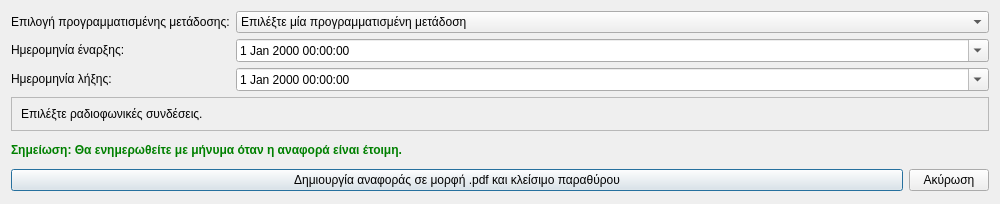
<?xml version="1.0" encoding="UTF-8"?>
<ui version="4.0">
 <class>Dialog</class>
 <widget class="QDialog" name="Dialog">
  <property name="geometry">
   <rect>
    <x>0</x>
    <y>0</y>
    <width>1000</width>
    <height>204</height>
   </rect>
  </property>
  <property name="windowTitle">
   <string>Αναφορά προγραμματισμένης μετάδοσης</string>
  </property>
  <property name="windowIcon">
   <iconset resource="../../../icons.qrc">
    <normaloff>:/rest-windows/assets/images/rest-windows/scheduled-transmitions-report.png</normaloff>:/rest-windows/assets/images/rest-windows/scheduled-transmitions-report.png</iconset>
  </property>
  <layout class="QGridLayout" name="gridLayout">
   <item row="0" column="0">
    <widget class="QLabel" name="label">
     <property name="sizePolicy">
      <sizepolicy hsizetype="Fixed" vsizetype="Preferred">
       <horstretch>0</horstretch>
       <verstretch>0</verstretch>
      </sizepolicy>
     </property>
     <property name="text">
      <string>Επιλογή προγραμματισμένης μετάδοσης:</string>
     </property>
    </widget>
   </item>
   <item row="0" column="1">
    <widget class="QComboBox" name="select_scheduled_transmition">
     <item>
      <property name="text">
       <string>Επιλέξτε μία προγραμματισμένη μετάδοση</string>
      </property>
     </item>
    </widget>
   </item>
   <item row="1" column="0">
    <widget class="QLabel" name="label_2">
     <property name="sizePolicy">
      <sizepolicy hsizetype="Fixed" vsizetype="Fixed">
       <horstretch>0</horstretch>
       <verstretch>0</verstretch>
      </sizepolicy>
     </property>
     <property name="text">
      <string>Ημερομηνία έναρξης:</string>
     </property>
    </widget>
   </item>
   <item row="1" column="1">
    <widget class="QDateTimeEdit" name="start_datetime">
     <property name="calendarPopup">
      <bool>true</bool>
     </property>
    </widget>
   </item>
   <item row="2" column="0">
    <widget class="QLabel" name="label_3">
     <property name="sizePolicy">
      <sizepolicy hsizetype="Fixed" vsizetype="Fixed">
       <horstretch>0</horstretch>
       <verstretch>0</verstretch>
      </sizepolicy>
     </property>
     <property name="text">
      <string>Ημερομηνία λήξης:</string>
     </property>
    </widget>
   </item>
   <item row="2" column="1">
    <widget class="QDateTimeEdit" name="end_datetime">
     <property name="calendarPopup">
      <bool>true</bool>
     </property>
    </widget>
   </item>
   <item row="3" column="0" colspan="2">
    <widget class="QFrame" name="radio_connections_frame">
     <property name="frameShape">
      <enum>QFrame::StyledPanel</enum>
     </property>
     <property name="frameShadow">
      <enum>QFrame::Raised</enum>
     </property>
     <layout class="QGridLayout" name="gridLayout_2">
      <item row="0" column="0">
       <widget class="QLabel" name="label_5">
        <property name="text">
         <string>Επιλέξτε ραδιοφωνικές συνδέσεις.</string>
        </property>
       </widget>
      </item>
     </layout>
    </widget>
   </item>
   <item row="4" column="0" colspan="2">
    <widget class="QLabel" name="label_4">
     <property name="styleSheet">
      <string notr="true">QLabel{
	font-weight:bold;
	color:green;
}</string>
     </property>
     <property name="text">
      <string>Σημείωση: Θα ενημερωθείτε με μήνυμα όταν η αναφορά είναι έτοιμη.</string>
     </property>
    </widget>
   </item>
   <item row="5" column="0" colspan="2">
    <widget class="QFrame" name="frame">
     <property name="styleSheet">
      <string notr="true">QFrame{border:none;}</string>
     </property>
     <property name="frameShape">
      <enum>QFrame::StyledPanel</enum>
     </property>
     <property name="frameShadow">
      <enum>QFrame::Raised</enum>
     </property>
     <layout class="QHBoxLayout" name="horizontalLayout">
      <property name="leftMargin">
       <number>0</number>
      </property>
      <property name="topMargin">
       <number>0</number>
      </property>
      <property name="rightMargin">
       <number>0</number>
      </property>
      <property name="bottomMargin">
       <number>0</number>
      </property>
      <item>
       <widget class="QPushButton" name="create_report_and_close">
        <property name="sizePolicy">
         <sizepolicy hsizetype="Expanding" vsizetype="Maximum">
          <horstretch>0</horstretch>
          <verstretch>0</verstretch>
         </sizepolicy>
        </property>
        <property name="text">
         <string>Δημιουργία αναφοράς σε μορφή .pdf και κλείσιμο παραθύρου</string>
        </property>
        <property name="icon">
         <iconset resource="../../../icons.qrc">
          <normaloff>:/rest-windows/assets/images/rest-windows/scheduled-transmitions-report.png</normaloff>:/rest-windows/assets/images/rest-windows/scheduled-transmitions-report.png</iconset>
        </property>
       </widget>
      </item>
      <item>
       <widget class="QPushButton" name="cancel">
        <property name="sizePolicy">
         <sizepolicy hsizetype="Minimum" vsizetype="Maximum">
          <horstretch>0</horstretch>
          <verstretch>0</verstretch>
         </sizepolicy>
        </property>
        <property name="minimumSize">
         <size>
          <width>0</width>
          <height>0</height>
         </size>
        </property>
        <property name="text">
         <string>Ακύρωση</string>
        </property>
       </widget>
      </item>
     </layout>
    </widget>
   </item>
  </layout>
 </widget>
 <tabstops>
  <tabstop>select_scheduled_transmition</tabstop>
  <tabstop>start_datetime</tabstop>
  <tabstop>end_datetime</tabstop>
  <tabstop>create_report_and_close</tabstop>
  <tabstop>cancel</tabstop>
 </tabstops>
 <resources>
  <include location="../../../icons.qrc"/>
 </resources>
 <connections/>
</ui>
